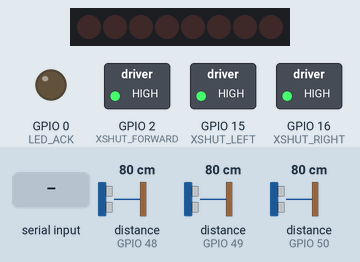
Bench run of a sketch on a simulated ESP8266 (NodeMCU). Shown: 8 shift-register outputs drawn as a row of LEDs (first output left, lit = HIGH), switched loads named in the sketch (green lamp = pin HIGH), output pins drawn as LEDs (lit = HIGH). Wiring (inferred from the names in the program): shift register (74HC595): data GPIO 14; shift clock GPIO 13; latch GPIO 12. Wiring (inferred from the signals the program sends): row of LEDs: on Q0, Q1, Q2, Q3, Q4, Q5, Q6, Q7. Inputs (shaded band) come from the test bench; at power-on: distance to the obstacle (sensors on GPIO 48, GPIO 49, GPIO 50) 80 cm. The echo pulse lasts 58.3 µs per cm; WiFi joins after 1.5 s; servers stay silent unless stated; no MQTT or app messages arrive unless stated; pins used as bus, display or sensor lines are not drawn; what the sketch prints to the serial monitor is not drawn.

Above: at 3.2 s.
3.3 s: "E\n" received over Serial
At 4.7 s:
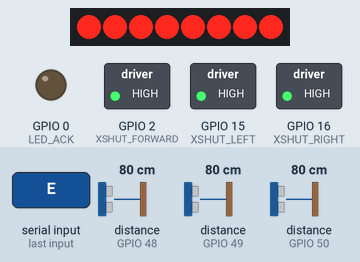
6.3 s: "F90\n" received over Serial
At 8.3 s:
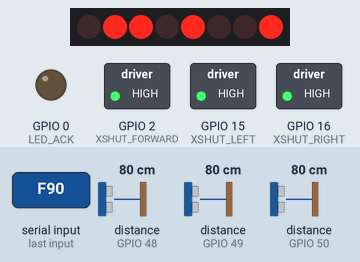
8.6 s: "L90\n" received over Serial
At 9.9 s:
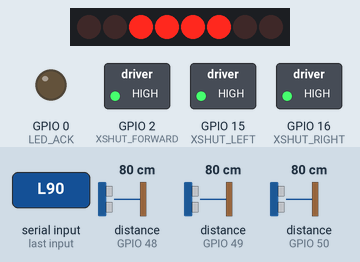
10.2 s: "Q90\n" received over Serial
At 11.43 s:
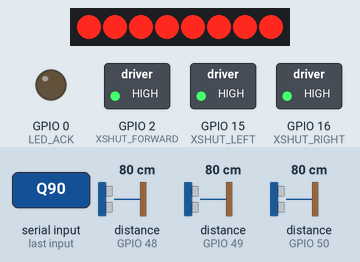
13.2 s: "B90\n" received over Serial
At 14.8 s:
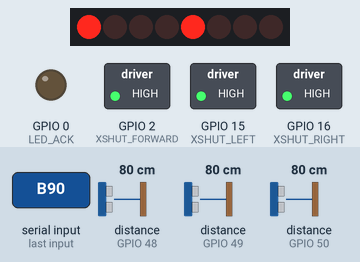
15.5 s: "L90\n" received over Serial
At 16.5 s:
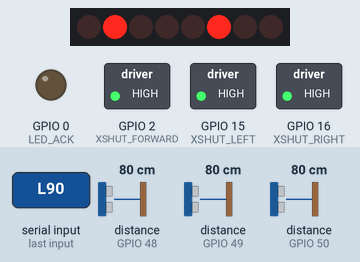
Timing chart, 0 to 18.1 s (numbered marks = the images above; inputs shaded):
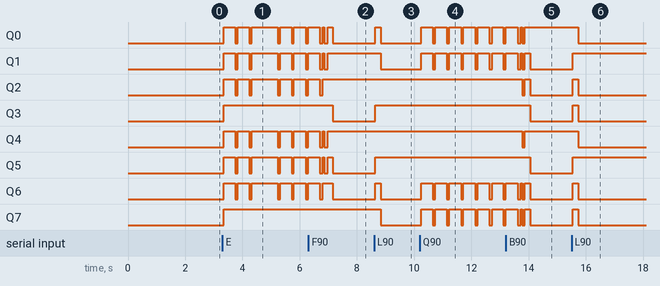

The sketch:

esp_firmware.ino
```cpp
/*
 * ==========================================================
 * NANODOT — Combined firmware (MQTT single-bus version)
 * Sensors + Stepper movement/odometry + WiFi + MQTT
 * ==========================================================
 * Libraries needed (Library Manager):
 *   - WiFiManager (tzapu)
 *   - PubSubClient (Nick O'Leary)
 *   - ArduinoJson (v6+)
 *   - VL53L0X (Pololu)
 *   - Ticker (bundled with ESP8266 core)
 *
 * MESSAGE DESIGN — single shared topic "nanodot/bus":
 *   { "sender": "<bot_id|server>", "receiver": "<bot_id|server|all>",
 *     "type": "handshake|ping|motion|cmd", "ts": <ms>, "data": {...} }
 *
 * handshake (bot->server, once at connect):
 *   data: { wheel_diameter_mm, wheel_base_mm, steps_per_rev, burst_steps }
 * ping (bot->server, every SEND_INTERVAL_MS while idle):
 *   data: { x, y, theta, f, r, l, bat }   // bat is null until battery circuit is finalized
 * motion (bot->server, after every BURST_STEPS during a move):
 *   data: { cmd, dir, x, y, theta, f, r, l, bat }
 * cmd (server->bot, drives the bot):
 *   data: { cmd: "F"|"B"|"L"|"R"|"Q"|"E"|"S", steps }   // steps omitted for Q/E/S (S = hard stop)
 * ==========================================================
 */

#include <ESP8266WiFi.h>
#include <WiFiManager.h>
#include <PubSubClient.h>
#include <ArduinoJson.h>
#include <Wire.h>
#include <VL53L0X.h>
#include <Ticker.h>
#include <math.h>

#define DEBUG true

// ================= PIN DEFINITIONS =================
// Shift register (stepper coils only)
#define DATA_PIN      14   // 595 SER
#define CLOCK_PIN     13   // 595 SRCLK
#define LATCH_PIN     12   // 595 RCLK

// I2C bus
#define SDA_PIN       4
#define SCL_PIN       5

// VL53L0X XSHUT lines (native GPIO)
#define XSHUT_FORWARD 2    // ALSO the onboard LED — see note below
#define XSHUT_RIGHT   16
#define XSHUT_LEFT    15   // onboard pull-up removed on sensor board — no boot conflict now

// Status LEDs
#define LED_WIFI      2    // = XSHUT_FORWARD. Only blinks BEFORE sensor init (see connectWiFi()).
#define LED_ACK       0    // separate external LED — wire this one up on GPIO0

// ================= MQTT / WiFi CONFIG =================
const char* MQTT_BROKER = "test.mosquitto.org"; // Mosquitto's public test broker
const int   MQTT_PORT   = 1883;
const char* MQTT_TOPIC  = "nanodot/bus";

String BOT_ID = "nanodot-unset"; // real value computed in setup() from MAC address

WiFiClient espClient;
PubSubClient mqtt(espClient);
WiFiManager wifiManager;
Ticker wifiBlinker;
Ticker ackBlinker;

// ================= SENSOR CONFIG =================
#define ADDR_FORWARD 0x30
#define ADDR_RIGHT   0x32
#define ADDR_LEFT    0x31

VL53L0X sensorForward, sensorRight, sensorLeft;

enum SensorID { SENS_FORWARD, SENS_RIGHT, SENS_LEFT };

// ================= MOTOR / ODOMETRY CONFIG =================
const float WHEEL_DIAMETER_MM = 69.0;   // confirmed (measured)
const float WHEEL_BASE_MM     = 96.0;   // confirmed (measured)
const int   STEPS_PER_REV     = 4096;   // 28BYJ-48 half-step, output shaft
const float DIST_PER_STEP_MM  = (PI * WHEEL_DIAMETER_MM) / STEPS_PER_REV;

const byte halfStep[8] = {
  0b1000, 0b1100, 0b0100, 0b0110,
  0b0010, 0b0011, 0b0001, 0b1001
};
int motor1Position = 0; // motor1 = LEFT wheel  (bits 7-4)
int motor2Position = 0; // motor2 = RIGHT wheel (bits 3-0)
byte outputState = 0;
unsigned long stepDelayUs = 1800;
int BURST_STEPS = 200; // move N steps, then send a motion message, repeat

// Your two motors are mounted mirrored to each other (normal for
// differential drive). Confirmed working value: -1.
const int MOTOR2_MIRROR = -1;

enum Direction { MOVE_FORWARD, MOVE_BACKWARD, ROTATE_LEFT, ROTATE_RIGHT };

// ================= POSE STATE =================
float poseX = 0, poseY = 0, poseTheta = 0; // mm, mm, radians
char lastCommandChar = '-';

bool busyMoving = false;
bool pendingCmdWaiting = false;
char pendingCmdChar = '-';
int pendingCmdSteps = 0;
volatile bool stopRequested = false;

// ==========================================================
// SHIFT REGISTER — stepper coils only
// ==========================================================
void write595(byte value) {
  digitalWrite(LATCH_PIN, LOW);
  shiftOut(DATA_PIN, CLOCK_PIN, MSBFIRST, value);
  digitalWrite(LATCH_PIN, HIGH);
  outputState = value;
}

// Immediately de-energizes motor coils and flags any in-progress
// moveSteps() to abort at its next checkpoint. Also cancels
// anything queued, since a hard stop should cancel everything.
void hardStop() {
  write595(0);
  stopRequested = true;
  pendingCmdWaiting = false;
  if (DEBUG) Serial.println("[DEBUG] HARD STOP executed.");
}

void doHalfStep(int dirLeft, int dirRight) {
  int actualDirRight = dirRight * MOTOR2_MIRROR; // compensate for mirrored mounting

  if (dirLeft != 0) {
    motor1Position += dirLeft;
    if (motor1Position >= 8) motor1Position = 0;
    if (motor1Position < 0)  motor1Position = 7;
  }
  if (actualDirRight != 0) {
    motor2Position += actualDirRight;
    if (motor2Position >= 8) motor2Position = 0;
    if (motor2Position < 0)  motor2Position = 7;
  }
  byte m1 = halfStep[motor1Position];
  byte m2 = halfStep[motor2Position] << 4;
  write595(m1 | m2);
  delayMicroseconds(stepDelayUs);
}

void updateOdometry(int leftStepsSigned, int rightStepsSigned) {
  float dLeft  = leftStepsSigned  * DIST_PER_STEP_MM;
  float dRight = rightStepsSigned * DIST_PER_STEP_MM;
  float dCenter = (dLeft + dRight) / 2.0;
  float dTheta  = (dRight - dLeft) / WHEEL_BASE_MM;

  poseX += dCenter * cos(poseTheta + dTheta / 2.0);
  poseY += dCenter * sin(poseTheta + dTheta / 2.0);
  poseTheta += dTheta;
  while (poseTheta > PI)  poseTheta -= 2 * PI;
  while (poseTheta < -PI) poseTheta += 2 * PI;
}

const char* directionLabel(Direction dir) {
  switch (dir) {
    case MOVE_FORWARD:  return "FORWARD";
    case MOVE_BACKWARD: return "BACKWARD";
    case ROTATE_LEFT:   return "ROTATE_LEFT";
    case ROTATE_RIGHT:  return "ROTATE_RIGHT";
  }
  return "?";
}

// ==========================================================
// SENSORS (forward declared here, defined below, needed by MQTT senders)
// ==========================================================
uint16_t readSensor(SensorID id);

// ==========================================================
// MQTT MESSAGE SENDERS
// ==========================================================
void publishAndMaybeLog(JsonDocument &doc, const char* tag, bool logIt = true) {
  char buf[400];
  size_t n = serializeJson(doc, buf);
  mqtt.publish(MQTT_TOPIC, buf, n);
  if (DEBUG && logIt) {
    Serial.print("[DEBUG] SENT "); Serial.print(tag); Serial.print(": ");
    Serial.println(buf);
  }
}

void sendHandshake() {
  StaticJsonDocument<300> doc;
  doc["sender"] = BOT_ID;
  doc["receiver"] = "server";
  doc["type"] = "handshake";
  doc["ts"] = millis();
  JsonObject data = doc.createNestedObject("data");
  data["wheel_diameter_mm"] = WHEEL_DIAMETER_MM;
  data["wheel_base_mm"] = WHEEL_BASE_MM;
  data["steps_per_rev"] = STEPS_PER_REV;
  data["burst_steps"] = BURST_STEPS;
  publishAndMaybeLog(doc, "handshake");
}

void sendPing() {
  StaticJsonDocument<300> doc;
  doc["sender"] = BOT_ID;
  doc["receiver"] = "server";
  doc["type"] = "ping";
  doc["ts"] = millis();
  JsonObject data = doc.createNestedObject("data");
  data["x"] = poseX;
  data["y"] = poseY;
  data["theta"] = poseTheta;
  data["f"] = readSensor(SENS_FORWARD);
  data["r"] = readSensor(SENS_RIGHT);
  data["l"] = readSensor(SENS_LEFT);
  data["bat"] = nullptr; // TODO: populate once battery divider is finalized
  publishAndMaybeLog(doc, "ping", false);
}

void sendMotion(Direction dir) {
  StaticJsonDocument<350> doc;
  doc["sender"] = BOT_ID;
  doc["receiver"] = "server";
  doc["type"] = "motion";
  doc["ts"] = millis();
  JsonObject data = doc.createNestedObject("data");
  data["cmd"] = String(lastCommandChar);
  data["dir"] = directionLabel(dir);
  data["x"] = poseX;
  data["y"] = poseY;
  data["theta"] = poseTheta;
  data["f"] = readSensor(SENS_FORWARD);
  data["r"] = readSensor(SENS_RIGHT);
  data["l"] = readSensor(SENS_LEFT);
  data["bat"] = nullptr; // TODO: populate once battery divider is finalized
  publishAndMaybeLog(doc, "motion");
}

// Called once after every completed burst of steps.
void afterBurst(Direction dir) {
  sendMotion(dir);
}

// ==========================================================
// MOVE — public function: moveSteps(direction, steps)
// Runs in bursts of BURST_STEPS, sending a motion message
// between bursts instead of after every single step.
// ==========================================================
void moveSteps(Direction dir, int totalSteps) {
  busyMoving = true;
  stopRequested = false; // fresh move — clear any stale stop flag from before
  int dirLeft = 0, dirRight = 0;
  switch (dir) {
    case MOVE_FORWARD:  dirLeft = 1;  dirRight = 1;  break;
    case MOVE_BACKWARD: dirLeft = -1; dirRight = -1; break;
    case ROTATE_LEFT:   dirLeft = -1; dirRight = 1;  break;
    case ROTATE_RIGHT:  dirLeft = 1;  dirRight = -1; break;
  }

  int stepsDone = 0;
  while (stepsDone < totalSteps) {
    int burst = min(BURST_STEPS, totalSteps - stepsDone);
    for (int i = 0; i < burst; i++) {
      doHalfStep(dirLeft, dirRight);
    }
    updateOdometry(dirLeft * burst, dirRight * burst);
    afterBurst(dir);
    mqtt.loop();            // may set stopRequested via a hard stop received mid-move
    handleSerialCommands(); // may also set stopRequested via a serial 'S'
    stepsDone += burst;

    if (stopRequested) {
      stopRequested = false;
      break; // abort the move early — coils already de-energized by hardStop()
    }
  }
  busyMoving = false;
}

// ==========================================================
// ROTATE90 — exact 90-degree turn, step count from wheel geometry
// ==========================================================
void rotate90(Direction dir) {
  float arcMm = (PI / 2.0) * (WHEEL_BASE_MM / 2.0);
  int steps90 = round(arcMm / DIST_PER_STEP_MM);

  moveSteps(dir, steps90);

  float snapped = round(poseTheta / (PI / 2.0)) * (PI / 2.0);
  poseTheta = snapped;
  while (poseTheta > PI)  poseTheta -= 2 * PI;
  while (poseTheta < -PI) poseTheta += 2 * PI;

  if (DEBUG) {
    Serial.print("[DEBUG] rotate90 complete, steps90="); Serial.print(steps90);
    Serial.print(" theta snapped to "); Serial.println(poseTheta, 3);
  }
}

// ==========================================================
// SENSORS
// ==========================================================
bool initOneSensor(VL53L0X &sensor, int xshutPin, uint8_t address, const char* label) {
  digitalWrite(xshutPin, HIGH);
  delay(50);
  if (!sensor.init()) {
    Serial.print(label); Serial.println(": INIT FAILED");
    return false;
  }
  sensor.setTimeout(200);
  sensor.setAddress(address);
  sensor.startContinuous();
  Serial.print(label); Serial.println(": OK");
  return true;
}

void initSensors() {
  pinMode(XSHUT_FORWARD, OUTPUT);
  pinMode(XSHUT_RIGHT, OUTPUT);
  pinMode(XSHUT_LEFT, OUTPUT);

  digitalWrite(XSHUT_FORWARD, LOW);
  digitalWrite(XSHUT_RIGHT, LOW);
  digitalWrite(XSHUT_LEFT, LOW);
  delay(50);

  Wire.begin(SDA_PIN, SCL_PIN);

  initOneSensor(sensorForward, XSHUT_FORWARD, ADDR_FORWARD, "Forward");
  initOneSensor(sensorRight,   XSHUT_RIGHT,   ADDR_RIGHT,   "Right");
  initOneSensor(sensorLeft,    XSHUT_LEFT,    ADDR_LEFT,    "Left");
  // NOTE: XSHUT_FORWARD (GPIO2) is now HIGH permanently — LED_WIFI
  // must not be touched again after this point.
}

uint16_t readSensor(SensorID id) {
  int xshutPin;
  uint8_t address;
  VL53L0X* sensor;
  const char* label;

  switch (id) {
    case SENS_FORWARD: xshutPin = XSHUT_FORWARD; address = ADDR_FORWARD; sensor = &sensorForward; label = "Forward"; break;
    case SENS_RIGHT:   xshutPin = XSHUT_RIGHT;   address = ADDR_RIGHT;   sensor = &sensorRight;   label = "Right";   break;
    case SENS_LEFT:    xshutPin = XSHUT_LEFT;    address = ADDR_LEFT;    sensor = &sensorLeft;    label = "Left";    break;
    default: return 65535;
  }

  uint16_t value = sensor->readRangeContinuousMillimeters();

  if (value == 65535 || sensor->timeoutOccurred()) {
    if (DEBUG) { Serial.print("[DEBUG] Sensor error ("); Serial.print(label); Serial.println("), attempting one reconnect..."); }
  }

  return value;
}

// ==========================================================
// LED SIGNALS
// ==========================================================
bool wifiLedState = false;
void toggleWifiLed() {
  wifiLedState = !wifiLedState;
  digitalWrite(LED_WIFI, wifiLedState ? LOW : HIGH); // active-low onboard LED
}

void ackLedOff() {
  digitalWrite(LED_ACK, LOW);
}

void flashAckLed() {
  digitalWrite(LED_ACK, HIGH);
  ackBlinker.once(0.5, ackLedOff);
}

// ==========================================================
// WIFI
// ==========================================================
void connectWiFi() {
  pinMode(LED_WIFI, OUTPUT);
  wifiBlinker.attach(1.0, toggleWifiLed);

  wifiManager.autoConnect("Nanodot-Setup");

  wifiBlinker.detach();
  digitalWrite(LED_WIFI, HIGH);
  Serial.println("WiFi connected.");
}

void computeBotId() {
  String mac = WiFi.macAddress(); // e.g. "5C:CF:7F:12:34:56"
  mac.replace(":", "");
  String last5 = mac.substring(mac.length() - 5);
  BOT_ID = "nanodot-" + last5;
  Serial.print("BOT_ID = "); Serial.println(BOT_ID);
}

// ==========================================================
// MQTT — incoming message handler
// ==========================================================
void executeCommand(char c, int steps) {
  lastCommandChar = c;
  switch (c) {
    case 'F': moveSteps(MOVE_FORWARD, steps); break;
    case 'B': moveSteps(MOVE_BACKWARD, steps); break;
    case 'L': moveSteps(ROTATE_LEFT, steps); break;
    case 'R': moveSteps(ROTATE_RIGHT, steps); break;
    case 'Q': rotate90(ROTATE_LEFT); break;
    case 'E': rotate90(ROTATE_RIGHT); break;
    default:
      if (DEBUG) Serial.println("[DEBUG] Unknown cmd letter received.");
  }
}

void onMqttMessage(char* topic, byte* payload, unsigned int length) {
  StaticJsonDocument<400> doc;
  DeserializationError err = deserializeJson(doc, payload, length);
  if (err) return;

  const char* sender = doc["sender"] | "";
  const char* receiver = doc["receiver"] | "";
  const char* type = doc["type"] | "";

  if (BOT_ID.equals(sender)) return; // ignore our own messages echoed back on the shared topic
  if (!BOT_ID.equals(receiver) && strcmp(receiver, "all") != 0) return; // not addressed to us

  if (DEBUG) {
    char buf[400];
    serializeJson(doc, buf);
    Serial.print("[DEBUG] RECV: ");
    Serial.println(buf);
  }

  if (strcmp(type, "cmd") == 0) {
    const char* cmdStr = doc["data"]["cmd"] | "";
    if (strlen(cmdStr) == 0) return;

    if (cmdStr[0] == 'S') { hardStop(); return; } // always immediate, never queued

    int steps = doc["data"]["steps"] | 0;

    if (busyMoving) {
      // Defer — executing now would nest inside the current moveSteps() call.
      pendingCmdChar = cmdStr[0];
      pendingCmdSteps = steps;
      pendingCmdWaiting = true;
      if (DEBUG) Serial.println("[DEBUG] cmd received while busy — queued.");
    } else {
      executeCommand(cmdStr[0], steps);
    }
  }
}

void connectMQTT() {
  mqtt.setServer(MQTT_BROKER, MQTT_PORT);
  mqtt.setCallback(onMqttMessage);

  while (!mqtt.connected()) {
    Serial.print("Connecting to MQTT...");
    if (mqtt.connect(BOT_ID.c_str())) {
      Serial.println("connected.");
      mqtt.subscribe(MQTT_TOPIC);
      sendHandshake();
    } else {
      Serial.print("failed, rc="); Serial.print(mqtt.state());
      delay(1000);
    }
  }
}

// ==========================================================
// Serial command parser — kept for local testing alongside MQTT control
// ==========================================================
void handleSerialCommands() {
  if (!Serial.available()) return;
  String cmd = Serial.readStringUntil('\n');
  cmd.trim();
  if (cmd.length() < 1) return;

  char c = cmd.charAt(0);

  if (c == 'S') { hardStop(); return; } // always immediate, never queued

  int steps = (c == 'Q' || c == 'E') ? 0 : cmd.substring(1).toInt();
  if (c != 'Q' && c != 'E' && steps <= 0) return;

  if (busyMoving) {
    pendingCmdChar = c;
    pendingCmdSteps = steps;
    pendingCmdWaiting = true;
    if (DEBUG) Serial.println("[DEBUG] serial cmd received while busy — queued.");
  } else {
    executeCommand(c, steps);
  }
}

// ==========================================================
void setup() {
  Serial.begin(115200);
  delay(300);

  pinMode(DATA_PIN, OUTPUT);
  pinMode(CLOCK_PIN, OUTPUT);
  pinMode(LATCH_PIN, OUTPUT);
  pinMode(LED_ACK, OUTPUT);
  digitalWrite(LED_ACK, LOW);
  write595(0);

  connectWiFi();
  computeBotId();
  initSensors();
  connectMQTT();

  Serial.println("Nanodot ready. MQTT-controlled, serial F/B/L/R<steps> and Q/E also work.");
}

unsigned long lastSend = 0;
const unsigned long SEND_INTERVAL_MS = 250;

void loop() {
  if (!mqtt.connected()) connectMQTT();
  mqtt.loop();

  handleSerialCommands();

  if (pendingCmdWaiting && !busyMoving) {
    pendingCmdWaiting = false;
    executeCommand(pendingCmdChar, pendingCmdSteps);
  }

  if (millis() - lastSend > SEND_INTERVAL_MS) {
    sendPing();
    lastSend = millis();
  }
}
```

Measured:
- after the input at 3.3 s, Q3, Q7: LOW → HIGH at once
- after the input at 8.6 s, Q0, Q6: LOW → HIGH at once, → LOW 0.20 s later; Q1, Q7: HIGH → LOW after 0.24 s; Q3, Q5: LOW → HIGH at once
- after the input at 10.2 s, Q0, Q1, Q6, Q7: alternates HIGH for 0.41 s and LOW for 0.09 s, starting at once
- after the input at 15.5 s, Q0, Q4: HIGH → LOW after 0.24 s; Q1, Q5: LOW → HIGH at once; Q2, Q3, Q6, Q7: LOW → HIGH at once, → LOW 0.20 s later
